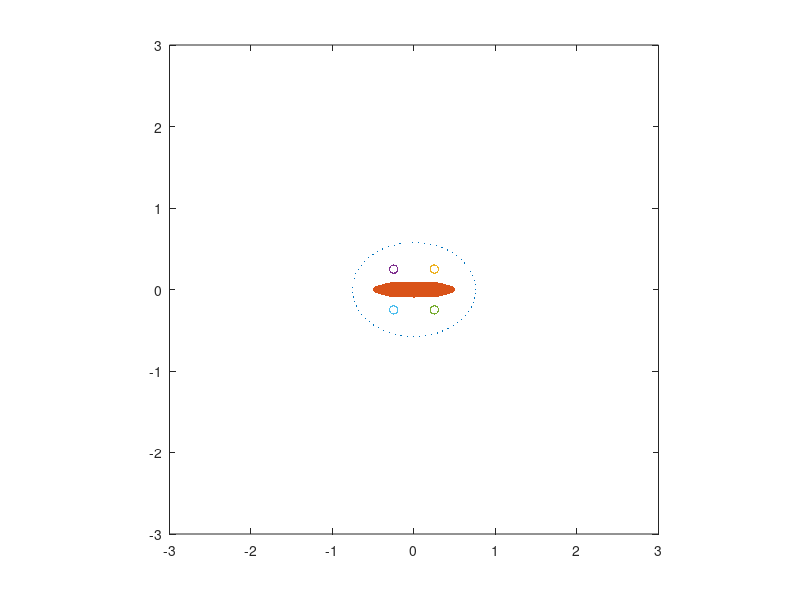

Source code (MATLAB):
% test code for contour method of the marker

%{
% Deformation of marker with exterior points around inclusion- modelling a
% flanking structure

% Note : In this code, mesh is defined with respect to inclusion, but coordinates will be converted back to far field flow for plotting. 
% Deformation of marker with exterior points around inclusion- modelling a
% flanking structure

 
 Wk= .9;
  gamma=1;
  epsilon= .5*(((1/(Wk^2))-1)^(.5));
 if Wk==0
     gamma=0;
     epsilon=6;
     L= [epsilon, gamma ,0; 0 , -epsilon, 0; 0,0,0];
 else
     L= [epsilon, gamma ,0; 0 , -epsilon, 0; 0,0,0];
 end
 
%  Input parameters--------------------------------------------------------
%  Matrix flow field
  % L     = [0 1 0;0 0 0;0 0 0]; 
D = 0.5 * (L + L');
% normalizing with respect to strain rate
L= L/norm(D);

%  time increment of each step during the computation; see Jiang (2007) for the choice of tincr.   
   tincr = 0.05;                         % step length for computation
%  total steps of the computation
   steps = 50;
   
%  Power law coefficients for matrix and inclusion
   Nm=1;
   Nc=1; 
   r= 10;
%  ------------------------------------------------------------------------   
%  decomposition of the bulk flow L into a strain rate tensor D and a v
% initial state of the ellipsoid                                    
   a= [100;.3;.199];                                                     % initial length of the ellipsoid axis
   pp= 0;
   ang = [0;0;pp] ;                                          % initial angles of the ellipsoid axis
   q = Q(ang);
   epsilonII=0.5;                                                      % initial strain rate invariant
 
 % 3D meshgrid-------- this meshgrid is defined in ellipsoid coordinateorticity 
%  tensor W        
   D = 0.5 * (L + L');
   W = 0.5 * (L - L');  
%  generate 4th-order identity tensors   
   [Jd, ~, ~, ~, b] = Jnb(); 
   
% Stiffness tensor of the matrix   
   Cm    = 2*Jd;
    
 % system.
 
        xgv     = 0;%-4:.05:4;          %-8:.05:8; %:.1:8;           % grid vector: x'axis,a1
        ygv     =  -2:.03:2;           % grid vector: y'axis,a2
        zgv     =  -2:.03:2;  % grid vector: z'axis,a3
        [X,Y,Z] = meshgrid(xgv,ygv,zgv);   


 % calculation  of points of the marker-------------------------------------     
        
    % size of the marker ( Here, I consider an elliptical marker, whose shape can be varied)
    a1= [100;.4;.35];
    
 %------------------------------This is defined in ellipsoid coordinate system.-------------   
        % Exterior points of marker to be followed these are the points
        % corresponding to the marker     
      
        ind1   = (X./a(1)).^2 + (Y./a(2)).^2 + (Z./a(3)).^2;          
        ind2 = (X./a1(1)).^2 + (Y./a1(2)).^2 + (Z./a1(3)).^2;
        x_ex  = X(ind1>1 & ind2<1);
        y_ex  = Y(ind1>1 & ind2<1);
        z_ex  = Z(ind1>1 & ind2<1);
        epp    = cat(1,x_ex',y_ex',z_ex');   % So these are the points to be followed at each time step.
   
        [~,n]=size(epp);
% calculations to follow:
  
  F(steps)= struct('cdata',[],'colormap',[]);
  
  
  
for i=1:steps
   tic 
    d= q*D*q';                                      % Transforming D and W with respect to Ellipsoidal axis system
    w= q*W*q'; 
    
    
% Eshelby Tensors (S_el,PI_el) for Interior points using elliptical integrals  
  [S_el,PI_el] = SnP(a);

% Eshelby Tensors (S,PI,p) for Interior points ( p, here is the green
% tensor for pressure)
% p
  p   = zeros(3,3);
  for j=1:3
      p(j,j) = -1/3* (S_el(j,j,1,1)+ S_el(j,j,2,2)+ S_el(j,j,3,3)); 
  end
% S  
  S       = S_el;
  for k=1:3
      for l=1:3
          S(k,k,l,l) = p(k,k)+ S_el(k,k,l,l);
      end
  end
% PI  
  PI      = PI_el;
    
    
    invS= Inverse(S,b);
    h= Contract(2*Jd/Nm, invS);           % Here is the Cinverse, divided by Nm             
    p_in = R_Multiply(p,h);
    E= Ed(Nm,Nc,r,S,d,epsilonII,b,Jd);
    r_new= E(1,4);
    dE= E(1:3,1:3);                                  % dE is strain rate tensor in ellipsoid
    u1= Contract(PI, invS);
    u2= dE-d;
    we= Multiply(u1,u2)+ w ;                        % this is eq. 12b from Jiang 2016/ we is the vorticity of ellipsoid
    wE = Wd(a,w,dE);                                  % wE: shear spin part of rotation of ellipsoid.
    theta= we-wE;
    ll= dE + we;
   
    % Here, I use the algorithm to calculate velocity field from the
    % velocity gradient field of the marker points.
     % to check if any value is slightly less than 1(e.g. .999) :A bug in the
   % code
   K=(epp(2,:)./a(2)).^2 + (epp(3,:)./a(3)).^2;
   epp(:,K<1)=[];
    
    xxx= epp(2,:);
    yyy= epp(3,:);
    xxx(isnan(xxx)==1)=[];
    yyy(isnan(yyy)==1)=[];
     [~,n]=size(epp);
     vel_f= zeros(2,1,n);
    
     parfor ir=1:n
        vel_f(:,:,ir)= Velocity_field_calc4(xxx(ir),yyy(ir),a,invS,Jd,d,u2,w,ll); 
     end
    
       
       
    
    
       disp_f= vel_f*tincr; % this corresponds to 2-D coordinates/ has to converted to 3D coordinate form
       
       kkk= zeros(1,n);
       DISP_F= [kkk; squeeze(disp_f)];
       newpos_plot= zeros(size(DISP_F));
       newpos= epp + DISP_F;  % this is the new position calculated for the marker points.
                   
        parfor rrr=1:n                                % bringing to general coordinate system
           newpos_plot(:,rrr)= q'*newpos(:,rrr);
        end
        
        % For interior points of inclusion
       % 3D meshgrid in internal coordinate -----interior points of
        % inclusion-------------------------------------------------------------------------
        
        xgv1     = 0; %-5:.05:5;          %-8:.05:8; %:.1:8;           % grid vector: x'axis,a1
        ygv1    = -1:.03:1;           % grid vector: y'axis,a2
        zgv1     = -1:.03:1;  % grid vector: z'axis,a3
        [X1,Y1,Z1] = meshgrid(xgv1,ygv1,zgv1);
        ind1= (X1./a(1)).^2 + (Y1./a(2)).^2 + (Z1./a(3)).^2;
        x_ex1  = X1(ind1<1);
        y_ex1  = Y1(ind1<1);
        z_ex1  = Z1(ind1<1);
        epp    = cat(1,x_ex1',y_ex1',z_ex1'); % These are points corresponding the inclusion
        [~,NN]= size(epp);
        EPP= zeros(size(epp));
        for rrr=1:NN                                % bringing to general coordinate system
           EPP(:,rrr)= q'*epp(:,rrr);    % in exterior coordinate system for further conversion
        end
        
        qanew= QL(a,q,theta,dE,tincr);  
          a=qanew(:,4);
         q=qanew(1:3,1:3); 
        
       
        
        % plotting part for each step
    
       XX= newpos_plot(1,:);
       YY= newpos_plot(2,:);
       
       XXX= EPP(1,:);
       YYY= EPP(2,:);
        f= figure('Visible','off');
        plot(XX,YY,'.','MarkerSize',2)     % this is for the marker !
        hold on
        plot(XXX,YYY,'.','MarkerSize',2)    % this is for the inclusion !
        
        
        xlim([-3 3])
        ylim([-3 3])
        pbaspect([1 1 1])
        F(i)= getframe(f);
        clf;
       %updating for next step  
        parfor rrr=1:n   % bringing from general coordinate system to the new coordinate system of rotated ellipsoid
           epp(:,rrr)= q*newpos_plot(:,rrr);
        end
        
             
       
         
     disp('Step completed');
     disp(i);
     toc
end 
    

v= VideoWriter('test_rigid_Wk=.2_ia_0.avi');
v.FrameRate =2;
open(v)
writeVideo(v,F)
close(v)

 %}       
        
        
   a= .5;
   b= .1;
   A=[a;b];
   
   a=.5;
   b=.1;
   
c= (a^2 - b^2)^(1/2);
  
eta= 0:.1:2*pi;
epsilon= 1;


x1= .25 + .05*cos(eta);
y1= .25 + .05*sin(eta);

x2= -.25+ .05*cos(eta);
y2=  .25+ .05*sin(eta);

x3 = .25 + .05*cos(eta);
y3=  -.25 + .05*sin(eta); 

x4 = -.25 + .05*cos(eta);
y4=  -.25 + .05*sin(eta); 
x= c*cosh(epsilon)*cos(eta);
y= c*sinh(epsilon)*sin(eta);  
 theta=(pi/180)*0;
 [~,nn]=size(x);
 R= [cos(theta) -sin(theta); sin(theta) cos(theta)];
 k=zeros(2,nn);
 for i=1:nn
     k(:,i)= R*[x(i); y(i)];
 end
 x_r= k(1,:);
 y_r= k(2,:);
 
        xx    = -1:.01:1;           % grid vector: y'axis,a2
        yy     = -1:.01:1;  % grid vector: z'axis,a3
        [xxx,yyy] = meshgrid(xx,yy);
        ind1= (xxx./A(1)).^2 + (yyy./A(2)).^2;
        x_in  = xxx(ind1<1);
        y_in  = yyy(ind1<1);
        


  figure
  plot(x_r,y_r,'.','MarkerSize',2)     % this is for the marker !
  hold on
  plot(x_in,y_in,'.', 'MarkerSize',2)
  hold on
  plot(x1,y1,'.','MarkerSize',1)
  hold on
  plot(x2,y2,'.','MarkerSize',1)
  hold on
  plot(x3,y3,'.', 'MarkerSize',1)
  hold on
  plot(x4,y4,'.','MarkerSize',1)
  xlim([-3 3])
  ylim([-3 3])
  pbaspect([1 1 1])